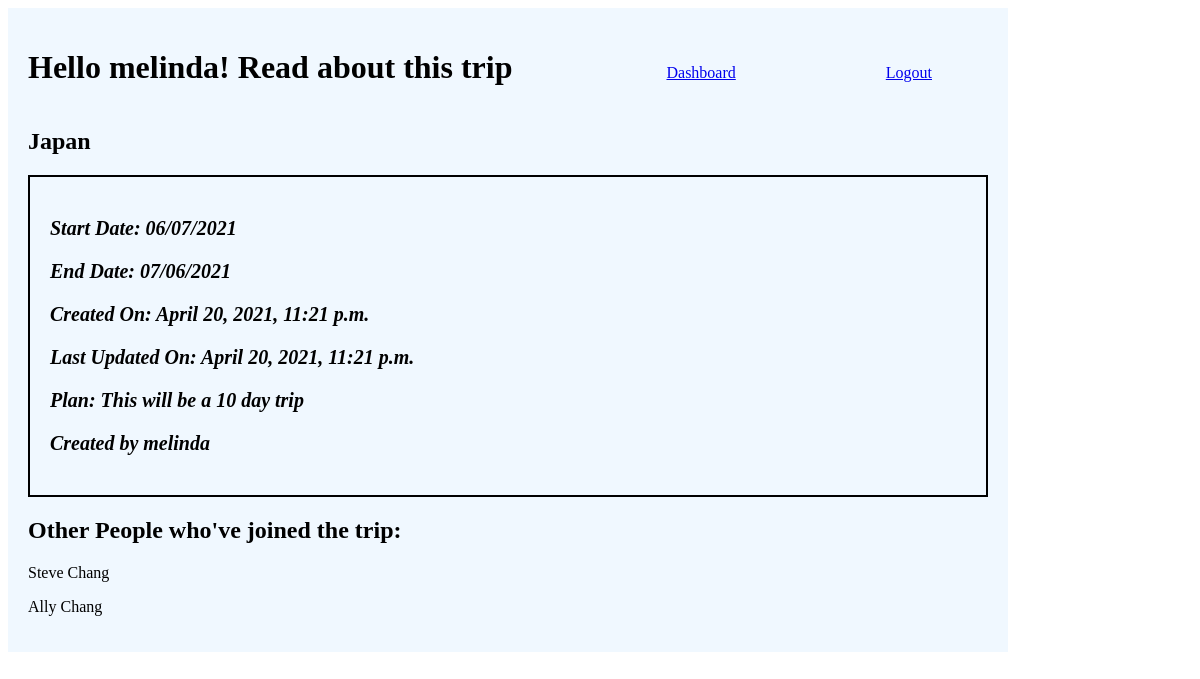
/trips/13 (signed in), run on the app's committed database.
### main/models.py (models this page shows)
class User(models.Model):
    first_name = models.CharField(max_length=50)
    last_name = models.CharField(max_length=50)
    email = models.CharField(max_length=50)
    password = models.CharField(max_length=50)
    created_at = models.DateTimeField(auto_now_add=True)
    updated_at = models.DateTimeField(auto_now=True)
    objects = UserManager()

class Trip (models.Model):
    dest = models.CharField(max_length=50)
    start_date = models.DateTimeField()
    end_date = models.DateTimeField()
    plan = models.CharField(max_length=255)
    user = models.ForeignKey(User, related_name="trips", on_delete = models.CASCADE)
    users_who_join = models.ManyToManyField(User, related_name="join_trip")
    created_at = models.DateTimeField(auto_now_add=True)
    updated_at = models.DateTimeField(auto_now=True)
    objects = TripManager()

### main/views.py (the view)
# urls.py: path('trips/<int:trip_id>', views.tripinfo),
def tripinfo(request, trip_id):
    context = {
        'logged_user': User.objects.get(id=request.session['logged_user']),
        'trips': Trip.objects.get(id=trip_id),
    }
    return render(request, 'tripinfo.html', context)

### main/templates/tripinfo.html (shortened to what this page needs)
<!DOCTYPE html>
<html lang="en">
<head>
	{% load static %}
	<link rel="stylesheet" href="{% static 'css/style5.css' %}" />
</head>
<body>
	<div id="wrapper">
		<h1>Hello {{logged_user.first_name}}! Read about this trip</h1>
		<a href="/user/dashboard">Dashboard</a><a href="/user/logout">Logout</a>
		<h2>{{trips.dest}}</h2>
		<div class="info">
			<p>Start Date: {{trips.start_date|date:"SHORT_DATE_FORMAT"}}</p>
			<p>End Date: {{trips.end_date|date:"SHORT_DATE_FORMAT"}}</p>
			<p>Created On: {{trips.created_at}}</p>
			<p>Last Updated On: {{trips.updated_at}}</p>
			<p>Plan: {{trips.plan}}</p>
			<p>Created by {{trips.user.first_name}}</p>
		</div>
		<div class="other">
			<h2>Other People who've joined the trip:</h2>
			{%for user in trips.users_who_join.all %}
			<p style="text-transform:capitalize;">{{user.first_name}} {{user.last_name}}</p>
			{% endfor %}
		</div>
	</div>
</body>
</html>

### main/static/css/style5.css (style rules this page uses)
#wrapper { width: 960px; height: auto; background-color: aliceblue; padding: 20px; }
h1 { display: inline-block; }
a { margin-left: 150px; }
.info { border: 2px solid black; padding: 20px; font-weight: bold; font-size: 20px; font-style: italic; }

### data on the page
User: first_name "melinda"
Trip: dest "Japan", start_date "06/07/2021", end_date "07/06/2021", created_at "April 20, 2021, 11:21 p.m.", updated_at "April 20, 2021, 11:21 p.m.", plan "This will be a 10 day trip", user.first_name "melinda"
User: first_name "Steve", last_name "Chang"
User: first_name "Ally", last_name "Chang"
